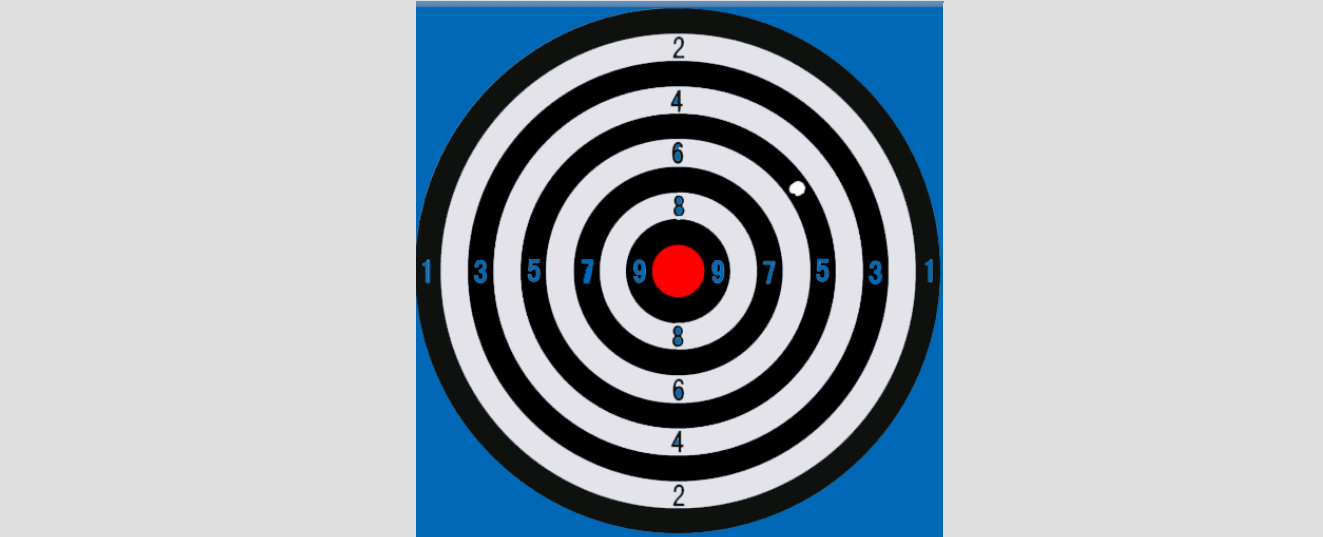
#> input picture images/gray_background_canvas_simulation.png, 1323 x 537 px
$ python game_area_detection.py
#> lines starting #> are read from the running program, lines starting #| are printed output that depends on the picture; after the words box and inside, x2 and y2 are one past the last pixel; in counts of white or black regions, pixels touching at a corner belong together
#> further down, img is the input picture: shape (537, 1323, 3); mean B, G, R 185.3, 177.2, 168.1
import numpy as np
import cv2
from matplotlib import pyplot as plt

def angle_cos(p0, p1, p2):
    import numpy as np

    d1, d2 = (p0-p1).astype('float'), (p2-p1).astype('float')
    return abs( np.dot(d1, d2) / np.sqrt( np.dot(d1, d1)*np.dot(d2, d2) ) )

def find_squares(img):
    import cv2 as cv
    import numpy as np

    img = cv.GaussianBlur(img, (5, 5), 0)
    squares = []
    for gray in cv.split(img):
        for thrs in range(0, 255, 26):
            if thrs == 0:
                bin = cv.Canny(gray, 0, 50, apertureSize=5)
                bin = cv.dilate(bin, None)
            else:
                _retval, bin = cv.threshold(gray, thrs, 255, cv.THRESH_BINARY)
            contours, _hierarchy = cv.findContours(bin, cv.RETR_LIST, cv.CHAIN_APPROX_SIMPLE)
            for cnt in contours:
                cnt_len = cv.arcLength(cnt, True)
                cnt = cv.approxPolyDP(cnt, 0.02*cnt_len, True)
                if len(cnt) == 4 and cv.contourArea(cnt) > 203143 and cv.isContourConvex(cnt):
                    cnt = cnt.reshape(-1, 2)
                    max_cos = np.max([angle_cos( cnt[i], cnt[(i+1) % 4], cnt[(i+2) % 4] ) for i in range(4)])
                    if max_cos < 0.1:
                        squares.append(cnt)
#> this loop made 3 passes
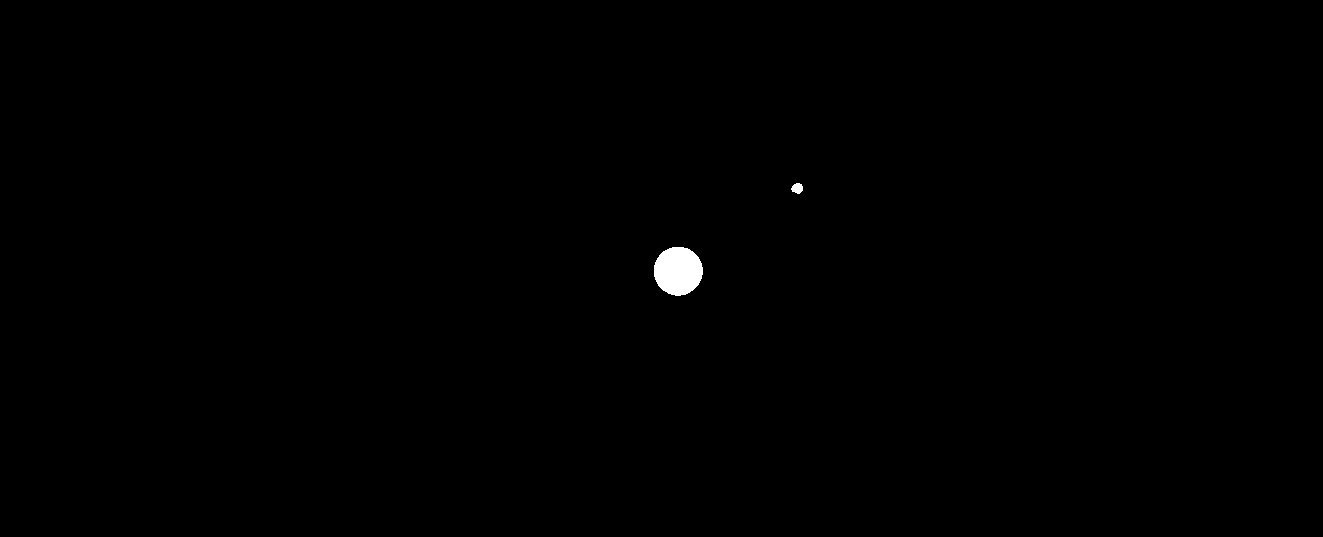
#> bin: shape (537, 1323); 0.28% white; 2 white regions, box (x1, y1, x2, y2) and area: (654, 247, 703, 296) 1883, (791, 183, 803, 194) 97
#> after the loop, cnt = [[796, 183], [792, 186], [791, 189], [792, 191], [799, 193], [802, 190], [802, 186], [801, 184]]; max_cos = 0; squares = 18 items
    print("len(squares)")
    print(len(squares))
#| 18
    return squares

img = cv2.imread("../images/gray_background_canvas_simulation.png",1)

plt.axis("off")
plt.imshow(cv2.cvtColor(img, cv2.COLOR_BGR2RGB))
plt.show()

squares = find_squares(img)
#> squares = 18 items

cv2.drawContours( img, squares, -1, (255, 255, 0), 25 )
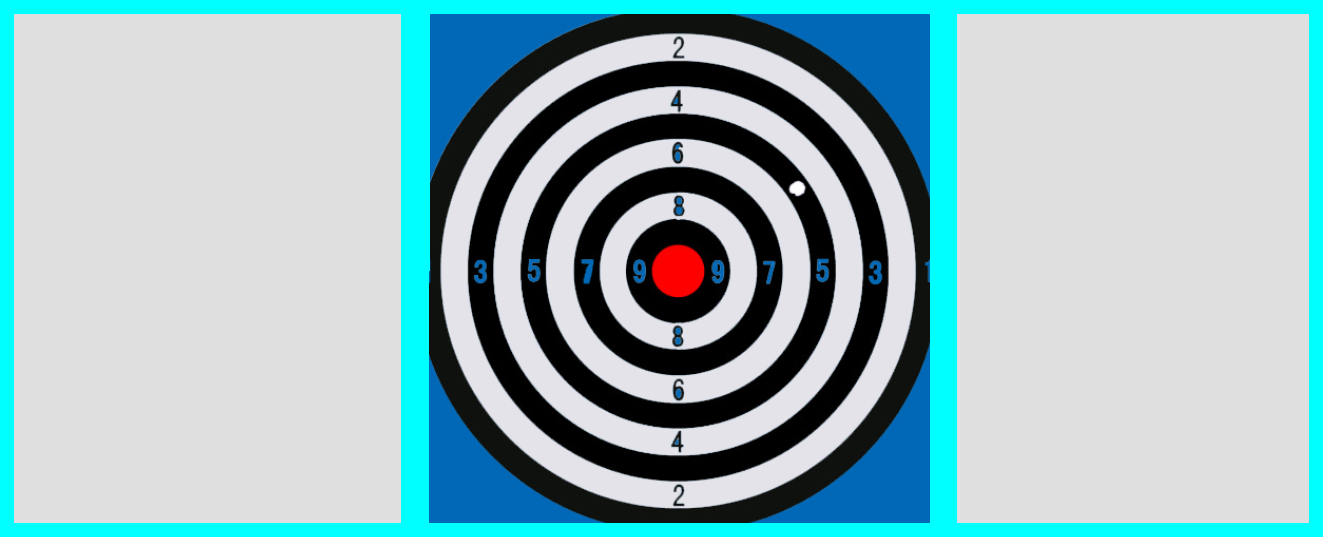
#> img: shape (537, 1323, 3); 11.2% of pixels changed, all inside (x1, y1, x2, y2) = (0, 0, 1323, 537)
plt.imshow(cv2.cvtColor(img, cv2.COLOR_BGR2RGB))
plt.show()
